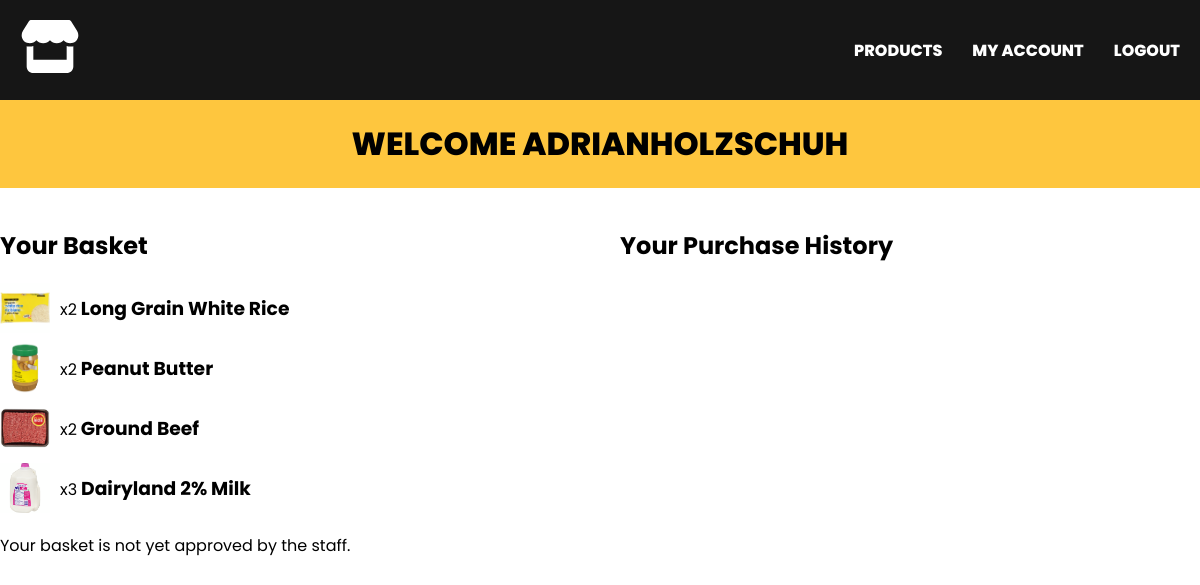
/account/ (signed in), run on the app's committed database.
### store/models.py (models this page shows, shortened)
class BasketItem(models.Model):
    basket = models.ForeignKey(Basket, related_name='items', on_delete=models.CASCADE)
    product = models.ForeignKey(Product, on_delete=models.CASCADE)
    quantity = models.PositiveIntegerField(default=1)

class Product(models.Model):
    product_id = models.CharField(max_length=255)
    name = models.CharField(max_length=255)
    price = models.DecimalField(max_digits=10, decimal_places=2)
    image = models.ImageField(upload_to='product_images/', blank=True, null=True)
    created_at = models.DateTimeField(auto_now_add=True)
    updated_at = models.DateTimeField(auto_now=True)

### store/views.py (the view)
# urls.py: path('account/', customer_account, name='customer_account'),
@login_required
def customer_account(request):
    basket = Basket.objects.filter(customer=request.user).order_by('-created_at').first()
    purchases = Purchase.objects.filter(customer=request.user).order_by('-purchased_at')
    return render(request, 'store/customer_account.html', {'basket': basket, 'purchases': purchases})

### store/templates/store/customer_account.html (shortened to what this page needs)
{% extends 'base.html' %}
{% block content %}
<h1 class="heading">Welcome {{ request.user.username }}</h1>
<div class="account-inner">
  <div class="basket">
    <h2>Your Basket</h2>
    {% if basket %}
    <ul>
      {% for item in basket.items.all %}
      <li>
        <div>
          <img src="{{ item.product.image.url }}" alt="{{ item.product.name }}">
          <h3><span>x{{ item.quantity }}</span> {{ item.product.name }}</h3>
        </div>
      </li>
      {% endfor %}
    </ul>
    {% if basket.approved %}
    <p>Your basket was approved.</p>
    <form method="post" action="{% url 'buy_basket' basket.id %}">
      {% csrf_token %}
      <button type="submit" class="buy">Buy</button>
    </form>
    {% else %}
    <p>Your basket is not yet approved by the staff.</p>
    {% endif %}
    {% else %}
    <p>Your basket is empty.</p>
    {% endif %}
  </div>
  <div class="purchase-history">
    <h2>Your Purchase History</h2>
  </div>
</div>
{% endblock %}

### store/static/store/style.css (style rules this page uses)
* { box-sizing: border-box; margin: 0; padding: 0; list-style-type: none; font-family: "Poppins", sans-serif; }
.heading { text-align: center; text-transform: uppercase; background: #fec63e; padding: 20px 0; font-weight: 800; }

### data on the page
BasketItem: product.image (picture), quantity "2", product.name "Long Grain White Rice"
BasketItem: product.image (picture), quantity "2", product.name "Peanut Butter"
BasketItem: product.image (picture), quantity "2", product.name "Ground Beef"
BasketItem: product.image (picture), quantity "3", product.name "Dairyland 2% Milk"

### other printed values
{{ request.user.username }} "ADRIANHOLZSCHUH"
